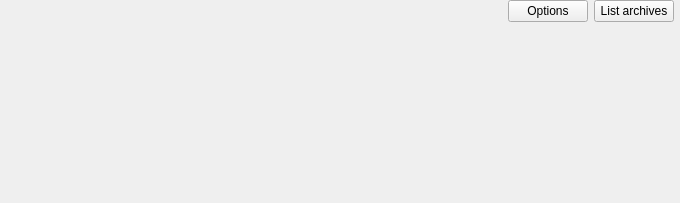
<?xml version="1.0" encoding="UTF-8"?>
<ui version="4.0">
 <class>JobWidget</class>
 <widget class="QWidget" name="JobWidget">
  <property name="geometry">
   <rect>
    <x>0</x>
    <y>0</y>
    <width>680</width>
    <height>203</height>
   </rect>
  </property>
  <property name="windowTitle">
   <string>Form</string>
  </property>
  <layout class="QVBoxLayout" name="verticalLayout">
   <property name="leftMargin">
    <number>0</number>
   </property>
   <property name="topMargin">
    <number>0</number>
   </property>
   <property name="rightMargin">
    <number>0</number>
   </property>
   <property name="bottomMargin">
    <number>0</number>
   </property>
   <item>
    <widget class="QStackedWidget" name="stackedWidget">
     <property name="styleSheet">
      <string notr="true">#stackedWidget {
}</string>
     </property>
     <property name="currentIndex">
      <number>1</number>
     </property>
     <widget class="QWidget" name="jobNewPage">
      <layout class="QVBoxLayout" name="verticalLayout_4">
       <property name="spacing">
        <number>3</number>
       </property>
       <property name="leftMargin">
        <number>0</number>
       </property>
       <property name="topMargin">
        <number>0</number>
       </property>
       <property name="rightMargin">
        <number>0</number>
       </property>
       <property name="bottomMargin">
        <number>0</number>
       </property>
       <item>
        <widget class="QWidget" name="newJobHeaderWidget" native="true">
         <property name="sizePolicy">
          <sizepolicy hsizetype="Preferred" vsizetype="Maximum">
           <horstretch>0</horstretch>
           <verstretch>0</verstretch>
          </sizepolicy>
         </property>
         <property name="styleSheet">
          <string notr="true">#treeViewHeaderWidget {
background: transparent;
}</string>
         </property>
         <layout class="QHBoxLayout" name="horizontalLayout_4">
          <property name="spacing">
           <number>6</number>
          </property>
          <property name="leftMargin">
           <number>6</number>
          </property>
          <property name="topMargin">
           <number>0</number>
          </property>
          <property name="rightMargin">
           <number>6</number>
          </property>
          <property name="bottomMargin">
           <number>0</number>
          </property>
          <item>
           <widget class="QLineEdit" name="jobNameLineEdit">
            <property name="text">
             <string/>
            </property>
            <property name="placeholderText">
             <string>Job name</string>
            </property>
            <property name="clearButtonEnabled">
             <bool>true</bool>
            </property>
           </widget>
          </item>
          <item>
           <widget class="QPushButton" name="newJobOptionsButton">
            <property name="text">
             <string>Options</string>
            </property>
            <property name="icon">
             <iconset resource="../resources.qrc">
              <normaloff>:/resources/menu-2x.png</normaloff>:/resources/menu-2x.png</iconset>
            </property>
            <property name="iconSize">
             <size>
              <width>12</width>
              <height>12</height>
             </size>
            </property>
           </widget>
          </item>
          <item>
           <spacer name="horizontalSpacer_3">
            <property name="orientation">
             <enum>Qt::Horizontal</enum>
            </property>
            <property name="sizeType">
             <enum>QSizePolicy::Maximum</enum>
            </property>
            <property name="sizeHint" stdset="0">
             <size>
              <width>100</width>
              <height>20</height>
             </size>
            </property>
           </spacer>
          </item>
          <item>
           <widget class="QPushButton" name="cancelButton">
            <property name="text">
             <string>Cancel</string>
            </property>
           </widget>
          </item>
          <item>
           <widget class="QPushButton" name="saveButton">
            <property name="text">
             <string>Save</string>
            </property>
           </widget>
          </item>
         </layout>
        </widget>
       </item>
       <item>
        <widget class="FilePicker" name="newJobTreeWidget" native="true">
         <property name="sizePolicy">
          <sizepolicy hsizetype="Preferred" vsizetype="Minimum">
           <horstretch>0</horstretch>
           <verstretch>0</verstretch>
          </sizepolicy>
         </property>
        </widget>
       </item>
      </layout>
     </widget>
     <widget class="QWidget" name="jobDetailPage">
      <property name="styleSheet">
       <string notr="true">#treeView {
}</string>
      </property>
      <layout class="QVBoxLayout" name="verticalLayout_2">
       <property name="spacing">
        <number>3</number>
       </property>
       <property name="leftMargin">
        <number>0</number>
       </property>
       <property name="topMargin">
        <number>0</number>
       </property>
       <property name="rightMargin">
        <number>0</number>
       </property>
       <property name="bottomMargin">
        <number>0</number>
       </property>
       <item>
        <widget class="QWidget" name="detailHeaderWidget" native="true">
         <property name="sizePolicy">
          <sizepolicy hsizetype="Preferred" vsizetype="Maximum">
           <horstretch>0</horstretch>
           <verstretch>0</verstretch>
          </sizepolicy>
         </property>
         <property name="styleSheet">
          <string notr="true">#treeViewHeaderWidget {
background: transparent;
}</string>
         </property>
         <layout class="QHBoxLayout" name="horizontalLayout_2">
          <property name="spacing">
           <number>6</number>
          </property>
          <property name="leftMargin">
           <number>6</number>
          </property>
          <property name="topMargin">
           <number>0</number>
          </property>
          <property name="rightMargin">
           <number>6</number>
          </property>
          <property name="bottomMargin">
           <number>0</number>
          </property>
          <item>
           <widget class="QLabel" name="jobNameLabel">
            <property name="font">
             <font>
              <weight>75</weight>
              <bold>true</bold>
             </font>
            </property>
            <property name="text">
             <string/>
            </property>
           </widget>
          </item>
          <item>
           <spacer name="horizontalSpacer_2">
            <property name="orientation">
             <enum>Qt::Horizontal</enum>
            </property>
            <property name="sizeHint" stdset="0">
             <size>
              <width>40</width>
              <height>20</height>
             </size>
            </property>
           </spacer>
          </item>
          <item>
           <widget class="QPushButton" name="optionsButton">
            <property name="text">
             <string>Options</string>
            </property>
            <property name="icon">
             <iconset resource="../resources.qrc">
              <normaloff>:/resources/menu-2x.png</normaloff>:/resources/menu-2x.png</iconset>
            </property>
            <property name="iconSize">
             <size>
              <width>12</width>
              <height>12</height>
             </size>
            </property>
           </widget>
          </item>
          <item>
           <widget class="QPushButton" name="listArchivesButton">
            <property name="text">
             <string>List archives</string>
            </property>
           </widget>
          </item>
         </layout>
        </widget>
       </item>
       <item>
        <widget class="FilePicker" name="detailTreeWidget" native="true">
         <property name="sizePolicy">
          <sizepolicy hsizetype="Preferred" vsizetype="Minimum">
           <horstretch>0</horstretch>
           <verstretch>0</verstretch>
          </sizepolicy>
         </property>
        </widget>
       </item>
      </layout>
     </widget>
     <widget class="QWidget" name="jobOptionsPage">
      <layout class="QVBoxLayout" name="verticalLayout_5">
       <property name="spacing">
        <number>3</number>
       </property>
       <property name="leftMargin">
        <number>0</number>
       </property>
       <property name="topMargin">
        <number>0</number>
       </property>
       <property name="rightMargin">
        <number>0</number>
       </property>
       <property name="bottomMargin">
        <number>0</number>
       </property>
       <item>
        <widget class="QWidget" name="detailHeaderWidget_2" native="true">
         <property name="sizePolicy">
          <sizepolicy hsizetype="Preferred" vsizetype="Maximum">
           <horstretch>0</horstretch>
           <verstretch>0</verstretch>
          </sizepolicy>
         </property>
         <property name="styleSheet">
          <string notr="true">#treeViewHeaderWidget {
background: transparent;
}</string>
         </property>
         <layout class="QHBoxLayout" name="horizontalLayout_5">
          <property name="spacing">
           <number>6</number>
          </property>
          <property name="leftMargin">
           <number>6</number>
          </property>
          <property name="topMargin">
           <number>0</number>
          </property>
          <property name="rightMargin">
           <number>6</number>
          </property>
          <property name="bottomMargin">
           <number>0</number>
          </property>
          <item>
           <widget class="QLabel" name="jobNameLabel_2">
            <property name="font">
             <font>
              <weight>75</weight>
              <bold>true</bold>
             </font>
            </property>
            <property name="text">
             <string/>
            </property>
           </widget>
          </item>
          <item>
           <spacer name="horizontalSpacer_5">
            <property name="orientation">
             <enum>Qt::Horizontal</enum>
            </property>
            <property name="sizeHint" stdset="0">
             <size>
              <width>40</width>
              <height>20</height>
             </size>
            </property>
           </spacer>
          </item>
          <item>
           <widget class="QPushButton" name="optionsBackButton">
            <property name="text">
             <string>Back</string>
            </property>
            <property name="iconSize">
             <size>
              <width>12</width>
              <height>12</height>
             </size>
            </property>
           </widget>
          </item>
         </layout>
        </widget>
       </item>
       <item>
        <widget class="QWidget" name="settingsContainer" native="true">
         <layout class="QVBoxLayout" name="verticalLayout_6">
          <property name="spacing">
           <number>6</number>
          </property>
          <property name="leftMargin">
           <number>6</number>
          </property>
          <property name="topMargin">
           <number>6</number>
          </property>
          <property name="rightMargin">
           <number>6</number>
          </property>
          <property name="bottomMargin">
           <number>6</number>
          </property>
          <item>
           <widget class="QGroupBox" name="groupBox">
            <property name="title">
             <string>General</string>
            </property>
           </widget>
          </item>
          <item>
           <widget class="QGroupBox" name="groupBox_2">
            <property name="title">
             <string>Backup</string>
            </property>
           </widget>
          </item>
         </layout>
        </widget>
       </item>
      </layout>
     </widget>
     <widget class="QWidget" name="jobRestorePage">
      <property name="styleSheet">
       <string notr="true">#restoreView {
}</string>
      </property>
      <layout class="QVBoxLayout" name="verticalLayout_3">
       <property name="spacing">
        <number>3</number>
       </property>
       <property name="leftMargin">
        <number>0</number>
       </property>
       <property name="topMargin">
        <number>0</number>
       </property>
       <property name="rightMargin">
        <number>0</number>
       </property>
       <property name="bottomMargin">
        <number>0</number>
       </property>
       <item>
        <widget class="QWidget" name="restoreHeaderWidget" native="true">
         <property name="styleSheet">
          <string notr="true">#restoreViewHeaderWidget {
background: transparent;
}</string>
         </property>
         <layout class="QHBoxLayout" name="horizontalLayout_3">
          <property name="spacing">
           <number>6</number>
          </property>
          <property name="leftMargin">
           <number>6</number>
          </property>
          <property name="topMargin">
           <number>0</number>
          </property>
          <property name="rightMargin">
           <number>6</number>
          </property>
          <property name="bottomMargin">
           <number>0</number>
          </property>
          <item>
           <widget class="QPushButton" name="restoreLatestArchiveButton">
            <property name="text">
             <string>Restore latest archive</string>
            </property>
           </widget>
          </item>
          <item>
           <spacer name="horizontalSpacer_4">
            <property name="orientation">
             <enum>Qt::Horizontal</enum>
            </property>
            <property name="sizeHint" stdset="0">
             <size>
              <width>40</width>
              <height>20</height>
             </size>
            </property>
           </spacer>
          </item>
          <item>
           <widget class="QPushButton" name="restoreBackButton">
            <property name="text">
             <string>Back</string>
            </property>
           </widget>
          </item>
         </layout>
        </widget>
       </item>
       <item>
        <widget class="BrowseListWidget" name="restoreListWidget">
         <property name="styleSheet">
          <string notr="true">#restoreListWidget::item
{
min-height: 35px;
selection-background-color: rgba(179, 190, 255, 120);
}</string>
         </property>
         <property name="alternatingRowColors">
          <bool>true</bool>
         </property>
        </widget>
       </item>
      </layout>
     </widget>
    </widget>
   </item>
  </layout>
 </widget>
 <customwidgets>
  <customwidget>
   <class>BrowseListWidget</class>
   <extends>QListWidget</extends>
   <header>widgets/browselistwidget.h</header>
  </customwidget>
  <customwidget>
   <class>FilePicker</class>
   <extends>QWidget</extends>
   <header>filepicker.h</header>
   <container>1</container>
  </customwidget>
 </customwidgets>
 <resources>
  <include location="../resources.qrc"/>
 </resources>
 <connections/>
</ui>
